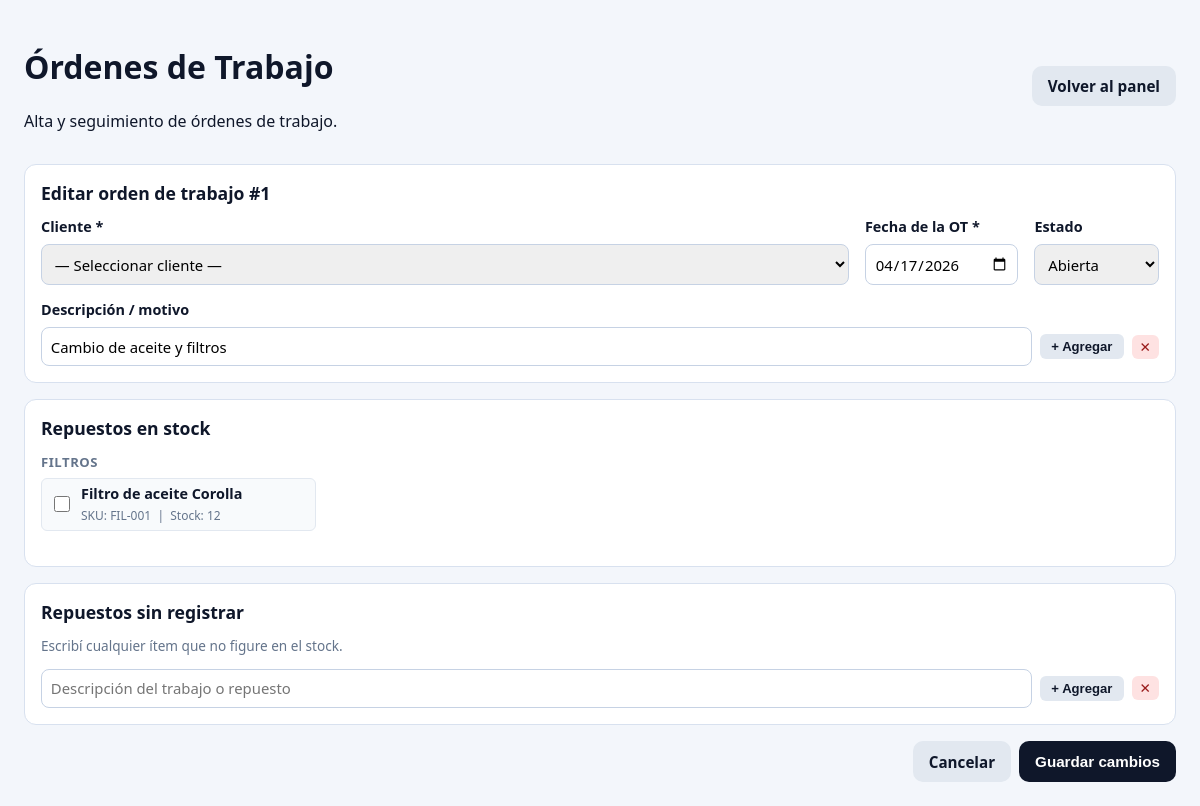
Page /ordenes.php?edit=1 (signed in) on the committed database.
### tables this page shows
CREATE TABLE IF NOT EXISTS ordenes_trabajo (
  id INT UNSIGNED AUTO_INCREMENT PRIMARY KEY,
  id_cliente INT NULL,
  cliente VARCHAR(120) NOT NULL,
  vehiculo VARCHAR(120) NOT NULL,
  patente VARCHAR(20) NOT NULL,
  descripcion TEXT NULL,
  estado ENUM('abierta', 'en_progreso', 'cerrada') NOT NULL DEFAULT 'abierta',
  fecha_ot DATE NOT NULL,
  fecha_creacion TIMESTAMP NOT NULL DEFAULT CURRENT_TIMESTAMP,
  fecha_actualizacion TIMESTAMP NOT NULL DEFAULT CURRENT_TIMESTAMP ON UPDATE CURRENT_TIMESTAMP
);

CREATE TABLE IF NOT EXISTS repuestos (
  id_repuesto INT AUTO_INCREMENT PRIMARY KEY,
  sku VARCHAR(50) NOT NULL UNIQUE,
  cod_oem VARCHAR(100) NULL,
  nombre VARCHAR(150) NOT NULL,
  id_marca INT NULL,
  id_categoria INT NULL,
  id_unidad INT NULL,
  id_ubicacion INT NULL,
  id_proveedor INT NULL,
  stock_actual INT DEFAULT 0,
  stock_minimo INT DEFAULT 5,
  precio_costo DECIMAL(10,2) NULL,
  fecha_ingreso TIMESTAMP NOT NULL DEFAULT CURRENT_TIMESTAMP,
  activo TINYINT(1) DEFAULT 1,
  CONSTRAINT fk_repuestos_marca FOREIGN KEY (id_marca) REFERENCES marcas(id_marca),
  CONSTRAINT fk_repuestos_categoria FOREIGN KEY (id_categoria) REFERENCES categorias(id_categoria),
  CONSTRAINT fk_repuestos_unidad FOREIGN KEY (id_unidad) REFERENCES unidades(id_unidad),
  CONSTRAINT fk_repuestos_proveedor FOREIGN KEY (id_proveedor) REFERENCES proveedores(id_proveedor)
);

CREATE TABLE IF NOT EXISTS categorias (
  id_categoria INT AUTO_INCREMENT PRIMARY KEY,
  nombre_categoria VARCHAR(100) NOT NULL,
  activo TINYINT(1) DEFAULT 1
);

### public/ordenes.php (the view, shortened to what this page needs)
<?php
$projectRoot = dirname(__DIR__);
$showForm = isset($_GET['nueva']) || isset($_GET['edit']);
$editId   = (int) ($_GET['edit'] ?? 0);
$formOrden = [
    'id'         => 0,
    'id_cliente' => 0,
    'fecha_ot'   => date('Y-m-d'),
    'descripcion'=> '',
    'estado'     => 'abierta',
];
try {
    $pdo = Database::connect($projectRoot);
    $pdo->exec('
        CREATE TABLE IF NOT EXISTS ordenes_trabajo_detalle (
            id INT UNSIGNED AUTO_INCREMENT PRIMARY KEY,
            id_orden INT UNSIGNED NOT NULL,
            id_repuesto INT NULL,
            descripcion_libre VARCHAR(255) NULL,
            cantidad INT UNSIGNED NOT NULL DEFAULT 1,
            CONSTRAINT fk_otd_orden FOREIGN KEY (id_orden) REFERENCES ordenes_trabajo(id) ON DELETE CASCADE,
            CONSTRAINT fk_otd_repuesto FOREIGN KEY (id_repuesto) REFERENCES repuestos(id_repuesto) ON DELETE SET NULL
        )
    ');
} catch (Throwable $e) {
    http_response_code(500);
    echo 'No se pudo conectar a la base de datos: ' . htmlspecialchars($e->getMessage());
    exit;
}
if ($editId > 0 && $_SERVER['REQUEST_METHOD'] === 'GET') {
    try {
        $rowOrd = $pdo->prepare('SELECT * FROM ordenes_trabajo WHERE id=:id LIMIT 1');
        $rowOrd->execute([':id' => $editId]);
        $rowOrd = $rowOrd->fetch(\PDO::FETCH_ASSOC);
        if ($rowOrd) {
            $formOrden = [
                'id'          => (int)$rowOrd['id'],
                'id_cliente'  => (int)($rowOrd['id_cliente'] ?? 0),
                'fecha_ot'    => $rowOrd['fecha_ot'] ?? date('Y-m-d'),
                'descripcion' => $rowOrd['descripcion'] ?? '',
                'estado'      => $rowOrd['estado'],
            ];
        }
    } catch (Throwable) {}
}
$repuestos = [];
try {
    $repuestos = $pdo->query('
        SELECT r.id_repuesto, r.sku, r.nombre, cat.nombre_categoria, r.stock_actual,
               GROUP_CONCAT(DISTINCT vmo.id_vehiculo_marca) AS marcas_compat
        FROM repuestos r
        LEFT JOIN categorias cat ON cat.id_categoria = r.id_categoria
        LEFT JOIN compatibilidad_vehiculos cv ON cv.id_repuesto = r.id_repuesto
        LEFT JOIN vehiculos_modelos vmo ON vmo.id_modelo = cv.id_modelo
        WHERE r.activo = 1
        GROUP BY r.id_repuesto, r.sku, r.nombre, cat.nombre_categoria, r.stock_actual
        ORDER BY cat.nombre_categoria, r.nombre
    ')->fetchAll(\PDO::FETCH_ASSOC);
} catch (Throwable) {}
$repPorCat = [];
foreach ($repuestos as $r) {
    $cat = $r['nombre_categoria'] ?? 'Sin categoría';
    $repPorCat[$cat][] = $r;
}
?>
<!doctype html>
<html lang="es">
<head>
</head>
<body>
<div class="container">
  <div class="top">
    <div>
      <h1>Órdenes de Trabajo</h1>
      <p>Alta y seguimiento de órdenes de trabajo.</p>
    </div>
    <div class="actions">
      <a href="/dashboard.php" class="btn btn-muted">Volver al panel</a>
    </div>
  </div>
  <?php if ($showForm): ?>
  <?php
    $isEdit       = $formOrden['id'] > 0;
    $formAction   = $isEdit ? '?edit=' . $formOrden['id'] : '?nueva';
    $detRepIds   = [];
    $detLibres   = [];
    $descVals = [];
    if ($_SERVER['REQUEST_METHOD'] === 'POST') {
        $descVals = (array)($_POST['descripciones'] ?? ['']);
    } elseif ($isEdit && $formOrden['descripcion'] !== '') {
        $descVals = explode(' | ', $formOrden['descripcion']);
    }
  ?>
  <form method="post" action="<?= htmlspecialchars($formAction) ?>" autocomplete="off">
  <div class="panel">
    <h2><?= $isEdit ? 'Editar orden de trabajo #' . $formOrden['id'] : 'Orden de trabajo' ?></h2>
    <div style="display:flex;gap:1rem;align-items:flex-end;flex-wrap:wrap">
      <div class="form-group" style="flex:1;min-width:200px">
        <label for="sel_cliente">Cliente *</label>
        <select id="sel_cliente" name="id_cliente" required onchange="rellenarCliente(this)">
          <option value="">— Seleccionar cliente —</option>
        </select>
      </div>
      <div class="form-group" style="flex:0 0 auto">
        <label for="fecha_ot">Fecha de la OT *</label>
        <input type="date" id="fecha_ot" name="fecha_ot" required
               style="width:auto"
               value="<?= htmlspecialchars($isEdit ? $formOrden['fecha_ot'] : ($_POST['fecha_ot'] ?? date('Y-m-d'))) ?>">
      </div>
      <?php if ($isEdit): ?>
      <div class="form-group" style="flex:0 0 auto">
        <label for="estado">Estado</label>
        <select id="estado" name="estado" style="width:auto">
          <?php foreach (['abierta'=>'Abierta','en_progreso'=>'En progreso','cerrada'=>'Cerrada'] as $val=>$lbl): ?>
          <option value="<?= $val ?>" <?= $formOrden['estado']===$val?'selected':'' ?>><?= $lbl ?></option>
          <?php endforeach; ?>
        </select>
      </div>
      <?php endif; ?>
    </div>
    <div style="margin-top:.9rem">
        <label>Descripción / motivo</label>
        <div class="libre-list" id="descList">
          <?php foreach ($descVals as $i => $dv): ?>
          <div class="libre-row">
            <input type="text" name="descripciones[]" autocomplete="off" placeholder="Motivo del ingreso"
                   value="<?= htmlspecialchars((string)$dv) ?>">
            <button type="button" class="btn-add-inline" onclick="addDesc()" style="display:none">+ Agregar</button>
            <button type="button" class="btn-remove" onclick="removeDesc(this)">&#10005;</button>
          </div>
          <?php endforeach; ?>
        </div>
    </div>
  </div>
  <div class="panel" id="panel-repuestos" style="display:none">
    <h2>Repuestos en stock</h2>
    <?php if (empty($repuestos)): ?>
      <p style="color:#64748b;font-size:.9rem">No hay repuestos cargados en el sistema.</p>
    <?php else: ?>
    <div class="rep-section">
      <?php foreach ($repPorCat as $cat => $items): ?>
      <div class="rep-cat-title"><?= htmlspecialchars($cat) ?></div>
      <div class="rep-grid">
        <?php foreach ($items as $r): ?>
        <div class="rep-item<?= in_array($r['id_repuesto'], $detRepIds) ? ' checked' : '' ?>"
             id="ri_<?= $r['id_repuesto'] ?>"
             data-marcas-compat="<?= htmlspecialchars((string)($r['marcas_compat'] ?? '')) ?>"
             data-stock="<?= (int)$r['stock_actual'] ?>"
             data-nombre="<?= htmlspecialchars($r['nombre']) ?>">
          <input type="checkbox"
                 id="rep_<?= $r['id_repuesto'] ?>"
                 name="repuestos[]"
                 value="<?= $r['id_repuesto'] ?>"
                 <?= in_array($r['id_repuesto'], $detRepIds) ? 'checked' : '' ?>
                 onchange="toggleCant(this, <?= $r['id_repuesto'] ?>)">
          <div class="rep-info">
            <label for="rep_<?= $r['id_repuesto'] ?>" class="rep-name" title="<?= htmlspecialchars($r['nombre']) ?>">
              <?= htmlspecialchars($r['nombre']) ?>
            </label>
            <div class="rep-meta">SKU: <?= htmlspecialchars($r['sku']) ?> &nbsp;|&nbsp; Stock: <?= (int)$r['stock_actual'] ?></div>
          </div>
        </div>
        <?php endforeach; ?>
      </div>
      <?php endforeach; ?>
    </div>
    <?php endif; ?>
  </div>
  <div class="panel" id="panel-libres" style="display:none">
    <h2>Repuestos sin registrar</h2>
    <p style="font-size:.85rem;color:#64748b;margin-top:0">Escribí cualquier ítem que no figure en el stock.</p>
    <div class="libre-list" id="libreList">
      <?php
        $initLibres = ($isEdit && !empty($detLibres)) ? $detLibres : [''];
        foreach ($initLibres as $il):
      ?>
      <div class="libre-row">
        <input type="text" name="items_libres[]" autocomplete="off" placeholder="Descripción del trabajo o repuesto"
               value="<?= htmlspecialchars((string)$il) ?>">
        <button type="button" class="btn-add-inline" onclick="addLibre()" style="display:none">+ Agregar</button>
        <button type="button" class="btn-remove" onclick="removeLibre(this)">✕</button>
      </div>
      <?php endforeach; ?>
    </div>
  </div>
  <div class="form-actions">
    <a href="/ordenes.php" class="btn btn-muted">Cancelar</a>
    <button type="submit" class="btn btn-primary" onclick="return validarStock(event)"><?= $isEdit ? 'Guardar cambios' : 'Guardar orden de trabajo' ?></button>
  </div>
  </form>
  <?php endif; ?>
</div>
</body>
</html>

### public/ordenes.php (style rules this page uses)
* { box-sizing:border-box }
body { font-family:Segoe UI,Arial,sans-serif;margin:1.5rem;background:#f3f6fb;color:#0f172a }
.container { max-width:1200px;margin:0 auto }
.top { display:flex;justify-content:space-between;align-items:center;gap:1rem;margin-bottom:1rem }
.actions { display:flex;gap:.5rem;flex-wrap:wrap }
.btn { display:inline-block;text-decoration:none;border:0;border-radius:10px;padding:.65rem 1rem;cursor:pointer;font-weight:600;font-size:.95rem }
.btn-primary { background:#0f172a;color:#fff }
.btn-muted { background:#e2e8f0;color:#0f172a }
.panel { background:#fff;border:1px solid #d8e1ef;border-radius:12px;padding:1rem;margin-bottom:1rem }
.panel h2 { margin-top:0;font-size:1.1rem;margin-bottom:.75rem }
.form-group { display:flex;flex-direction:column;gap:.25rem }
label { display:block;font-size:.9rem;margin-bottom:.25rem;font-weight:600;color:#0f172a }
input[type=text],input[type=date],select,textarea { width:100%;box-sizing:border-box;border:1px solid #c6d2e4;border-radius:8px;padding:.55rem;font-family:inherit;font-size:.93rem }
.rep-section { margin-bottom:1.2rem }
.rep-cat-title { font-size:.82rem;font-weight:700;color:#64748b;text-transform:uppercase;letter-spacing:.04em;margin-bottom:.4rem;margin-top:.8rem }
.rep-grid { display:grid;grid-template-columns:repeat(auto-fill,minmax(260px,1fr));gap:.35rem }
.rep-item { display:flex;align-items:center;gap:.5rem;padding:.35rem .5rem;border-radius:6px;border:1px solid #e2e8f0;background:#f8fafc;font-size:.88rem }
.rep-item input[type=checkbox] { width:16px;height:16px;cursor:pointer;flex-shrink:0 }
.rep-item .rep-info { flex:1;min-width:0 }
.rep-item .rep-name { font-weight:600;overflow:hidden;text-overflow:ellipsis;white-space:nowrap }
.rep-item .rep-meta { font-size:.75rem;color:#64748b }
.libre-list { display:flex;flex-direction:column;gap:.4rem;margin-top:.5rem }
.libre-row { display:flex;gap:.5rem;align-items:center }
.libre-row input { flex:1 }
.btn-add-inline { background:#e2e8f0;border:none;border-radius:6px;padding:.3rem .7rem;font-size:.82rem;font-weight:600;color:#0f172a;cursor:pointer;white-space:nowrap }
.btn-remove { background:#fee2e2;color:#991b1b;border:none;border-radius:6px;padding:.25rem .5rem;cursor:pointer;font-size:.85rem }
.form-actions { display:flex;gap:.5rem;margin-top:1rem;justify-content:flex-end }

### rows in the picture
ordenes_trabajo: id "1", fecha_ot "04/17/2026", estado "Abierta", descripcion "Cambio de aceite y filtros"
repuestos: id_categoria.nombre_categoria "FILTROS", nombre "Filtro de aceite Corolla", sku "FIL-001", stock_actual "12"
